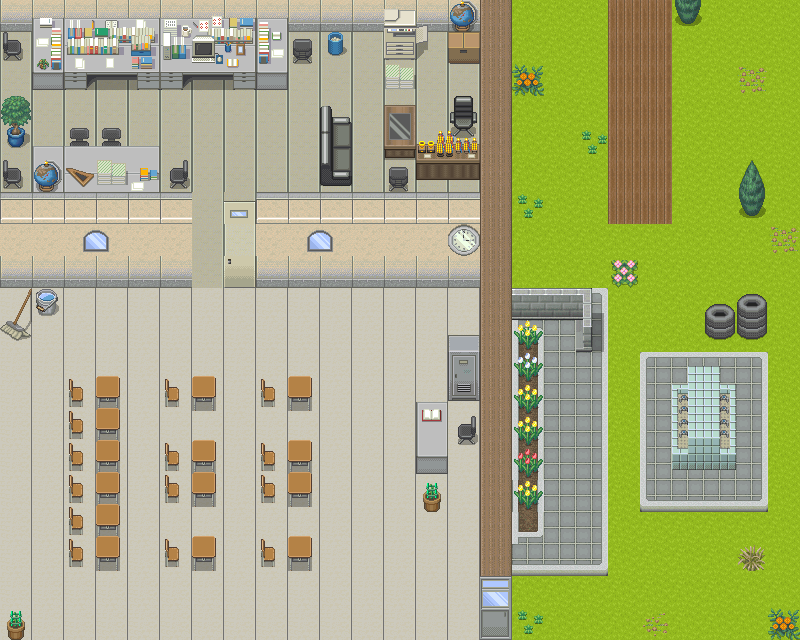

This is a level from a 2D game, rendered from its Tiled map with the project's own tilesets. A one-line summary and the complete map file follow:
An orthogonal 25x20 tile map with 32x32 px tiles, 4 tile layers (Tile Layer 1, chair, Tile Layer 2, Tile Layer 4), 2 tilesets and 4 objects (start, EV-STU2, EV-STU1, EV-PRO).

<map version="1.10" tiledversion="1.10.2" orientation="orthogonal" renderorder="right-down" width="25" height="20" tilewidth="32" tileheight="32" infinite="0" nextlayerid="8" nextobjectid="9">
 <tileset firstgid="1" source="school.tsx" />
 <tileset firstgid="1025" source="[Base]BaseChip_pipo.tsx" />
 <layer id="1" name="Tile Layer 1" width="25" height="20">
  <data encoding="csv">
505,505,505,505,505,505,505,505,505,505,505,505,505,505,505,102,1025,1025,1025,1025,1025,1025,1025,1025,1025,
55,102,102,102,102,102,102,102,102,55,55,55,55,55,55,102,1025,1025,1025,1025,1025,1025,1025,1025,1025,
55,55,55,55,55,55,55,55,55,55,55,55,55,55,55,102,1025,1025,1025,1025,1025,1025,1025,1025,1025,
55,55,55,55,55,55,55,55,55,55,55,55,55,55,55,102,1025,1025,1025,1025,1025,1025,1025,1025,1025,
55,55,55,55,55,55,55,55,55,55,55,55,55,55,55,102,1025,1025,1025,1025,1025,1025,1025,1025,1025,
55,55,102,102,102,55,55,55,55,55,55,55,55,55,55,102,1025,1025,1025,1025,1025,1025,1025,1025,1025,
55,102,102,102,102,102,102,54,102,102,102,102,55,102,102,102,1025,1025,1025,1025,1025,1025,1025,1025,1025,
102,102,102,102,102,102,102,102,102,102,102,102,102,102,102,102,1025,1025,1025,1025,1025,1025,1025,1025,1025,
102,102,102,102,102,102,102,102,102,102,102,102,102,102,102,494,1025,1025,1025,1025,1025,1025,1025,1025,1025,
102,102,102,102,102,102,102,102,102,102,102,102,102,102,102,494,170,170,171,1025,1025,1025,1025,1025,1025,
102,102,102,102,102,102,102,102,102,102,102,102,102,102,102,494,186,186,187,1025,1025,1025,1025,1025,1025,
102,102,102,102,102,102,102,102,102,102,102,102,102,102,102,494,186,186,187,1025,169,170,170,171,1025,
102,102,102,102,102,102,102,102,102,102,102,102,102,102,102,494,186,186,187,1025,185,6,186,187,1025,
102,102,102,102,102,102,102,102,102,102,102,102,102,102,102,86,186,186,187,1025,185,186,186,187,1025,
102,102,102,102,102,102,102,102,102,102,102,102,102,102,102,86,186,186,187,1025,185,186,186,187,1025,
102,102,102,102,102,102,102,102,102,102,102,102,102,102,102,494,186,186,187,1025,201,202,202,203,1025,
102,102,102,102,102,102,102,102,102,102,102,102,102,102,102,494,186,186,187,1025,1025,1025,1025,1025,1025,
102,102,102,102,102,102,102,102,102,102,102,102,102,102,102,494,202,202,203,1025,1025,1025,1025,1025,1025,
102,102,102,102,102,102,102,102,102,102,102,102,102,102,102,151,1025,1025,1025,1025,1025,1025,1025,1025,1025,
102,102,102,102,102,102,102,102,102,102,102,102,102,102,102,167,1025,1025,1025,1025,1025,1025,1025,1025,1025
</data>
 </layer>
 <layer id="3" name="chair" width="25" height="20">
  <data encoding="csv">
0,0,0,0,0,0,0,0,0,0,0,0,0,0,0,0,0,0,0,19,19,320,0,0,0,
0,0,0,0,0,0,0,0,0,0,0,0,0,0,754,0,0,0,0,19,19,0,0,0,0,
0,0,0,0,0,0,0,0,0,0,0,0,0,0,0,0,476,0,0,19,19,0,0,316,0,
552,0,0,0,0,0,0,0,0,0,725,0,769,0,773,0,0,0,0,19,19,0,0,0,0,
568,0,583,583,0,0,0,0,0,0,741,0,785,0,789,0,0,0,335,19,19,0,0,0,0,
600,0,0,0,0,599,0,0,0,0,757,0,0,0,0,0,0,0,0,19,19,0,0,304,0,
0,0,0,0,0,0,0,0,0,0,0,0,0,0,0,289,335,0,0,19,19,0,0,320,0,
0,573,0,490,490,0,0,0,0,0,490,490,0,0,0,289,0,0,0,0,0,0,0,0,316,
0,0,0,0,0,0,0,0,0,0,0,0,0,0,0,289,0,0,0,284,0,0,0,0,0,
195,196,0,0,0,0,0,0,0,0,0,0,0,0,0,289,778,778,779,0,0,0,892,893,0,
211,0,0,0,0,0,0,0,0,0,0,0,0,0,328,289,221,0,795,0,0,0,908,909,0,
0,0,531,532,0,531,500,0,0,0,0,0,0,0,344,289,237,0,0,0,0,796,797,0,0,
0,0,547,548,0,563,516,0,0,0,0,0,0,577,360,289,237,0,0,0,0,812,813,0,0,
0,0,547,548,0,531,532,0,0,0,0,0,0,593,599,289,237,0,0,0,0,828,829,0,0,
0,0,547,548,0,547,548,0,0,0,0,0,0,609,0,289,237,0,0,0,0,844,845,0,0,
0,0,547,548,0,563,564,0,0,0,0,0,0,460,0,289,236,0,0,0,0,0,0,0,0,
0,0,547,548,0,531,500,0,0,0,0,0,0,0,0,289,253,0,0,0,0,0,0,0,0,
0,0,563,564,0,563,516,0,0,0,0,0,0,0,0,289,0,0,0,0,0,0,0,332,0,
0,0,0,0,0,0,0,0,0,0,0,0,0,0,0,229,0,0,0,0,0,0,0,0,0,
460,0,0,0,0,0,0,0,0,0,0,0,0,0,0,229,335,0,0,0,315,0,0,0,476
</data>
 </layer>
 <layer id="2" name="Tile Layer 2" width="25" height="20">
  <data encoding="csv">
0,625,626,627,628,629,630,631,632,0,0,0,721,722,615,289,0,0,0,0,0,0,0,0,0,
600,641,642,643,644,645,646,647,648,584,0,0,737,738,0,289,0,0,0,0,0,0,0,0,0,
0,657,658,659,660,661,662,663,664,0,0,0,753,0,0,289,0,0,0,0,0,0,0,0,0,
0,0,0,0,0,0,0,0,0,0,0,0,0,0,0,289,0,0,0,0,0,0,0,0,0,
0,577,578,579,580,0,0,0,0,0,0,0,0,771,772,289,0,0,0,0,0,0,0,0,0,
0,593,594,595,596,0,0,0,0,0,0,0,584,787,788,289,0,0,0,0,0,0,0,0,0,
1073742345,1073742345,1073742345,1073742345,1073742345,1073742345,54,916,1073742345,1073742345,1073742345,1073742345,1073742345,1073742345,1073742345,289,0,0,0,0,0,0,0,0,0,
490,490,490,490,490,490,54,52,490,490,490,490,490,490,490,289,0,0,0,0,0,0,0,0,0,
505,505,505,505,505,505,54,932,505,505,505,505,505,505,505,289,0,0,0,0,0,0,0,0,0,
0,0,0,0,0,0,0,0,0,0,0,0,0,0,0,289,0,0,0,0,0,0,0,0,0,
0,0,0,0,0,0,0,0,0,0,0,0,0,0,0,0,0,0,0,0,0,0,0,0,0,
0,0,0,0,0,0,0,0,0,0,0,0,0,0,0,0,0,0,0,0,0,0,0,0,0,
0,0,0,0,0,0,0,0,0,0,0,0,0,0,0,0,0,0,0,0,0,0,0,0,0,
0,0,0,0,0,0,0,0,0,0,0,0,0,0,0,0,0,0,0,0,0,0,0,0,0,
0,0,0,0,0,0,0,0,0,0,0,0,0,0,0,0,0,0,0,0,0,0,0,0,0,
0,0,0,0,0,0,0,0,0,0,0,0,0,0,0,0,0,0,0,0,0,0,0,0,0,
0,0,0,0,0,0,0,0,0,0,0,0,0,0,0,0,0,0,0,0,0,0,0,0,0,
0,0,0,0,0,0,0,0,0,0,0,0,0,0,0,0,0,0,0,0,0,0,0,0,0,
0,0,0,0,0,0,0,0,0,0,0,0,0,0,0,0,0,0,0,0,0,0,0,0,0,
0,0,0,0,0,0,0,0,0,0,0,0,0,0,0,0,0,0,0,0,0,0,0,0,0
</data>
 </layer>
 <layer id="4" name="Tile Layer 4" width="25" height="20">
  <data encoding="csv">
0,0,0,0,0,0,0,0,0,0,0,0,0,0,0,0,0,0,0,0,0,0,0,0,0,
0,0,0,0,0,0,0,0,0,0,786,0,0,0,0,0,0,0,0,0,0,0,0,0,0,
0,0,0,0,0,0,0,0,0,0,0,0,0,0,0,0,0,0,0,0,0,0,0,0,0,
0,0,0,0,0,0,0,0,0,0,0,0,0,0,0,0,0,0,0,0,0,0,0,0,0,
0,0,0,0,0,0,0,0,0,0,0,0,0,0,0,0,0,0,0,0,0,0,0,0,0,
0,615,614,753,597,0,0,0,0,0,0,0,0,0,0,0,0,0,0,0,0,0,0,0,0,
0,0,0,0,0,0,0,0,0,0,0,0,0,0,0,0,0,0,0,0,0,0,0,0,0,
0,0,557,558,0,0,0,0,0,557,558,0,0,0,280,0,0,0,0,0,0,0,0,0,0,
0,0,0,0,0,0,0,0,0,0,0,0,0,0,0,0,0,0,0,0,0,0,0,0,0,
0,0,0,0,0,0,0,0,0,0,0,0,0,0,0,0,0,0,0,0,0,0,0,0,0,
0,0,0,0,0,0,0,0,0,0,0,0,0,0,0,0,318,0,0,0,0,0,0,0,0,
0,0,0,0,0,0,0,0,499,500,0,0,0,0,0,0,302,0,0,0,0,0,0,0,0,
0,0,0,0,0,0,0,0,515,516,0,0,0,469,0,0,318,0,0,0,0,0,0,0,0,
0,0,0,0,0,0,0,0,531,532,0,0,0,485,0,0,318,0,0,0,0,0,0,0,0,
0,0,0,0,0,0,0,0,547,548,0,0,0,0,0,0,303,0,0,0,0,0,0,0,0,
0,0,0,0,0,0,0,0,563,564,0,0,0,0,0,0,318,0,0,0,0,0,0,0,0,
0,0,0,0,0,0,0,0,499,500,0,0,0,0,0,0,0,0,0,0,0,0,0,0,0,
0,0,0,0,0,0,0,0,515,516,0,0,0,0,0,0,0,0,0,0,0,0,0,0,0,
0,0,0,0,0,0,0,0,0,0,0,0,0,0,0,574,0,0,0,0,0,0,0,0,0,
0,0,0,0,0,0,0,0,0,0,0,0,0,0,0,590,0,0,0,0,0,0,0,0,0
</data>
 </layer>
 <objectgroup id="7" name="Object Layer 1">
  <object id="4" name="startpoint" type="start" x="640.599" y="66.1312">
   <point />
  </object>
  <object id="6" name="EV-STU2" x="304.11" y="343.835">
   <point />
  </object>
  <object id="7" name="EV-STU1" x="338.356" y="343.835">
   <point />
  </object>
  <object id="8" name="EV-PRO" x="278.082" y="147.945">
   <point />
  </object>
 </objectgroup>
</map>
